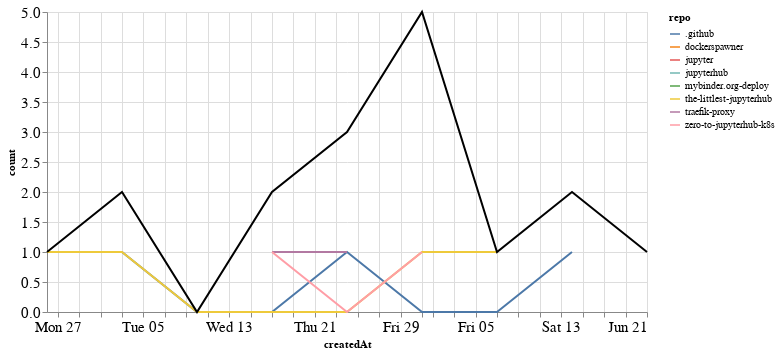

Notebook code for this chart:
### Markdown cell above
## PRs

### Code cell
prs_time = prs.groupby('repo').resample('W', on='createdAt').count()['author'].reset_index()
prs_time = prs_time.rename(columns={'author': 'count'})
prs_time_total = prs_time.groupby('createdAt').agg({"count": "sum"}).reset_index()

ch1 = alt.Chart(prs_time, width=600).mark_line().encode(
    x='createdAt',
    y='count',
    color='repo',
    tooltip="repo"
)

ch2 = alt.Chart(prs_time_total, width=600).mark_line(color="black").encode(
    x='createdAt',
    y='count',
)

ch1 + ch2

### Figure 1 — Vega-Lite specification as saved in the notebook (floating-point values rounded to 4 significant figures)
{"config": {"axisLeft": {"labelFontSize": 15}, "axisBottom": {"labelFontSize": 15}}, "layer": [{"data": {"name": "data-7e9c643c41485edc901b72bf1f1a3eed"}, "mark": "line", "encoding": {"color": {"type": "nominal", "field": "repo"}, "tooltip": {"type": "nominal", "field": "repo"}, "x": {"type": "temporal", "field": "createdAt"}, "y": {"type": "quantitative", "field": "count"}}, "width": 600}, {"data": {"name": "data-fbcd157b9f6bb166f5c32090c3c71430"}, "mark": {"type": "line", "color": "black"}, "encoding": {"x": {"type": "temporal", "field": "createdAt"}, "y": {"type": "quantitative", "field": "count"}}, "width": 600}], "$schema": "https://vega.github.io/schema/vega-lite/v4.8.1.json", "datasets": {"data-7e9c643c41485edc901b72bf1f1a3eed": [{"repo": ".github", "createdAt": "2020-05-03T00:00:00", "count": 1}, {"repo": ".github", "createdAt": "2020-05-10T00:00:00", "count": 0}, {"repo": ".github", "createdAt": "2020-05-17T00:00:00", "count": 0}, {"repo": ".github", "createdAt": "2020-05-24T00:00:00", "count": 1}, {"repo": ".github", "createdAt": "2020-05-31T00:00:00", "count": 0}, {"repo": ".github", "createdAt": "2020-06-07T00:00:00", "count": 0}, {"repo": ".github", "createdAt": "2020-06-14T00:00:00", "count": 1}, {"repo": "dockerspawner", "createdAt": "2020-06-21T00:00:00", "count": 1}, {"repo": "jupyter", "createdAt": "2020-06-14T00:00:00", "count": 1}, {"repo": "jupyterhub", "createdAt": "2020-05-31T00:00:00", "count": 3}, {"repo": "mybinder.org-deploy", "createdAt": "2020-05-24T00:00:00", "count": 1}, {"repo": "the-littlest-jupyterhub", "createdAt": "2020-04-26T00:00:00", "count": 1}, {"repo": "the-littlest-jupyterhub", "createdAt": "2020-05-03T00:00:00", "count": 1}, {"repo": "the-littlest-jupyterhub", "createdAt": "2020-05-10T00:00:00", "count": 0}, {"repo": "the-littlest-jupyterhub", "createdAt": "2020-05-17T00:00:00", "count": 0}, {"repo": "the-littlest-jupyterhub", "createdAt": "2020-05-24T00:00:00", "count": 0}, {"repo": "the-littlest-jupyterhub", "createdAt": "2020-05-31T00:00:00", "count": 1}, {"repo": "the-littlest-jupyterhub", "createdAt": "2020-06-07T00:00:00", "count": 1}, {"repo": "traefik-proxy", "createdAt": "2020-05-17T00:00:00", "count": 1}, {"repo": "traefik-proxy", "createdAt": "2020-05-24T00:00:00", "count": 1}, {"repo": "zero-to-jupyterhub-k8s", "createdAt": "2020-05-17T00:00:00", "count": 1}, {"repo": "zero-to-jupyterhub-k8s", "createdAt": "2020-05-24T00:00:00", "count": 0}, {"repo": "zero-to-jupyterhub-k8s", "createdAt": "2020-05-31T00:00:00", "count": 1}], "data-fbcd157b9f6bb166f5c32090c3c71430": [{"createdAt": "2020-04-26T00:00:00", "count": 1}, {"createdAt": "2020-05-03T00:00:00", "count": 2}, {"createdAt": "2020-05-10T00:00:00", "count": 0}, {"createdAt": "2020-05-17T00:00:00", "count": 2}, {"createdAt": "2020-05-24T00:00:00", "count": 3}, {"createdAt": "2020-05-31T00:00:00", "count": 5}, {"createdAt": "2020-06-07T00:00:00", "count": 1}, {"createdAt": "2020-06-14T00:00:00", "count": 2}, {"createdAt": "2020-06-21T00:00:00", "count": 1}]}}
